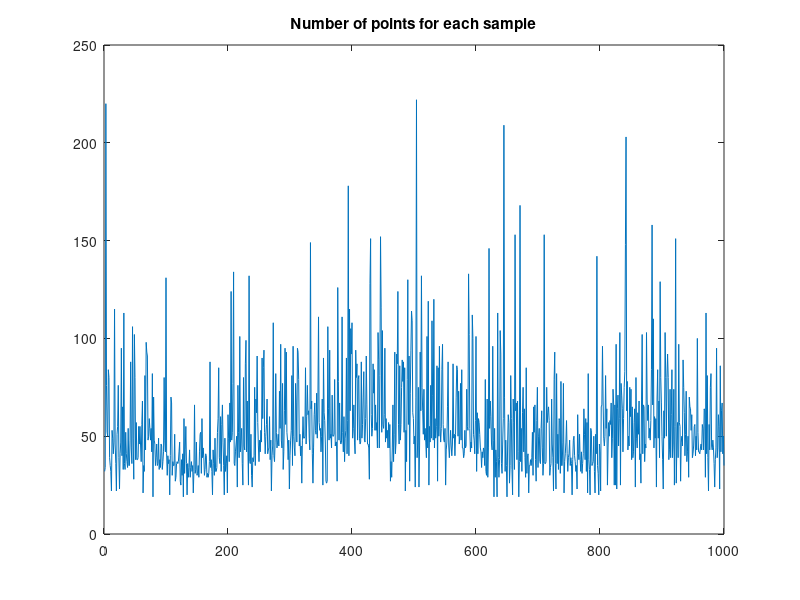

Write the MATLAB code that produced this figure. (Note: this script raises an error after producing the figure.)
clear all; close all; clc;

% it doesn't affect the data
% it is just a visual exploration

load data.mat;
x = data(:,1);

points_num = zeros(1000,1);

for i = 1:1000
    points_num(i) = size(x{i},1);
end

figure;
plot(points_num)
title("Number of points for each sample")

figure
histogram(points_num,25)
title("Number of points, distribution")

min_p_num = min(points_num)
max_p_num = max(points_num)

% most common number of points [30-50-70]
% min = 19
% max = 222

%% 2 check distance between two points
clear all; close all; clc;

% it doesn't affect the data
% it is just a visual exploration

load data.mat;


rel_dist = data(:,1);
for i = 1:1000
   coords = rel_dist{i,1};
   points = size(coords,1);
   
   rel = zeros(points,3);
   for j = 2:points
       c1 = coords(j-1,:);
       c2 = coords(j,:);
       rel(j,:) = c2-c1;
   end
   rel_dist{i,1} = rel;    
end


distances=[];
for i = 1:1000
   for j = 2:size(rel_dist{i,1},1)
       dist=sqrt(sum(rel_dist{i,1}(j,:).^2));
       distances(end+1)=dist;
       if dist>400
          disp("("+num2str(i)+","+num2str(j)+")="+num2str(dist)) 
       end
   end  
end

mean_dist = mean(distances)

figure;
plot(distances);
hold on;
yline(mean_dist,'r');
title("Distances between points. All data.")

figure
histogram(distances,200)
title("Distribution of distances between points. All data.")

pos = data{445,1};

X = pos(:,1);
Y = pos(:,2);
Z = pos(:,3);
figure;
plot3(X,Y,Z)


